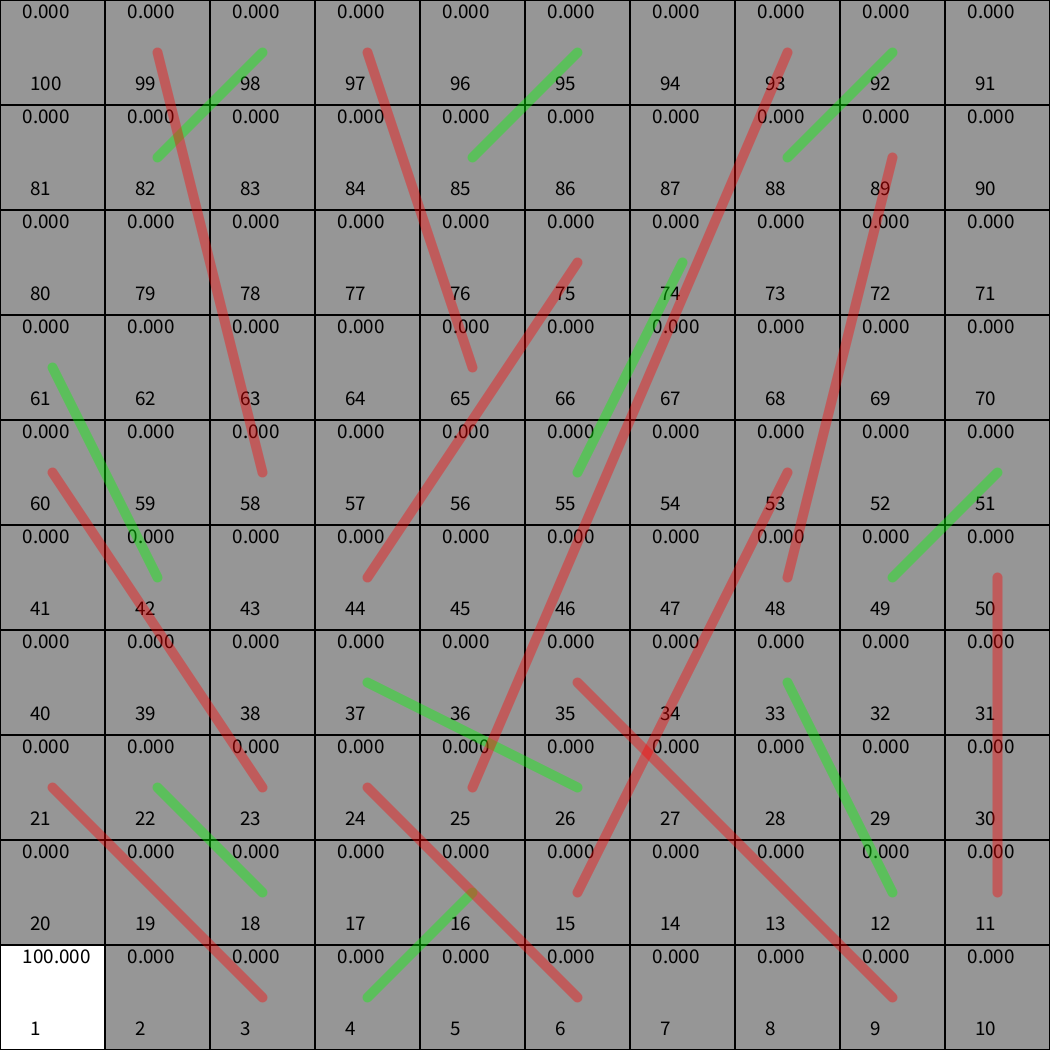
Frame 1 (no input)
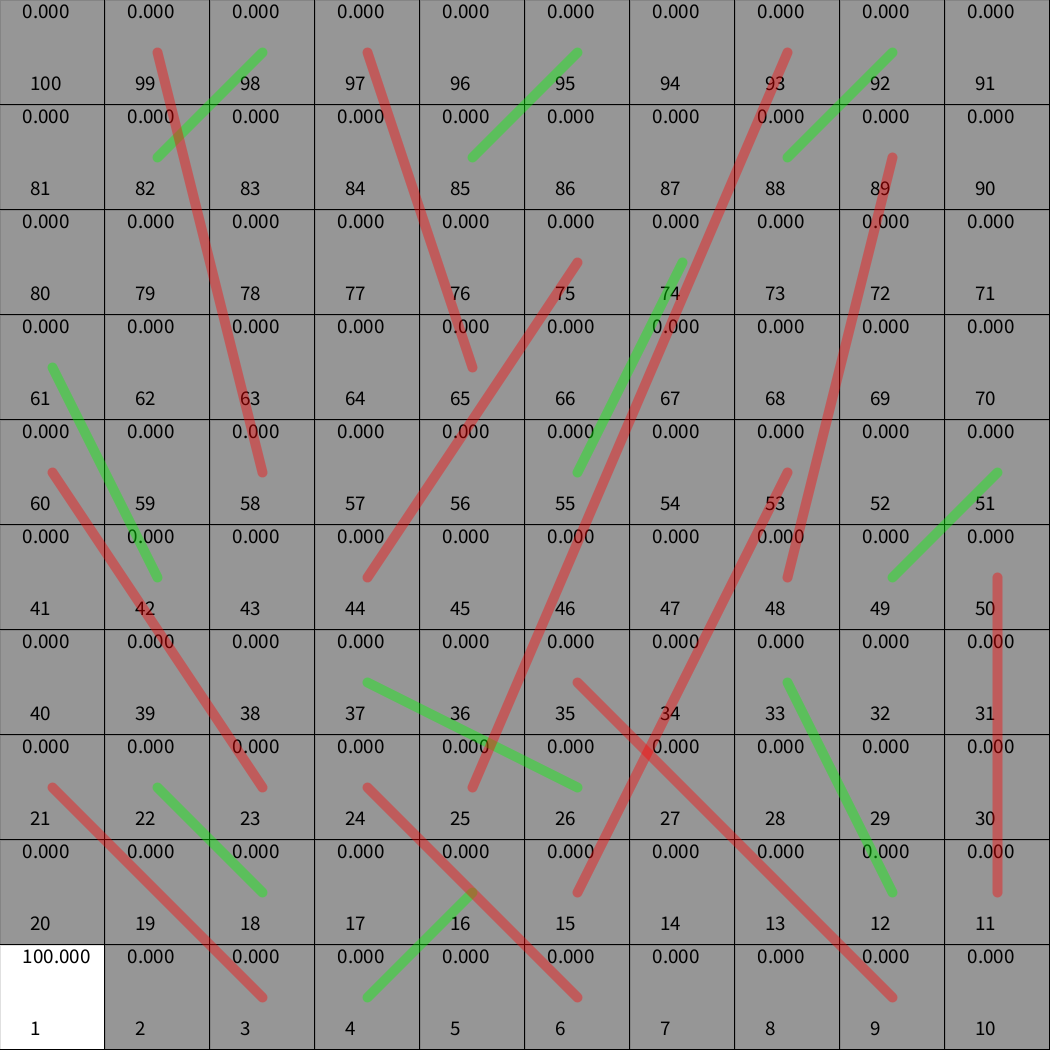
Frame 60 (the mouse pressed at the canvas centre just before this capture)
Frame 120 (the mouse held since frame 60 and released just before this capture): identical to frame 60, image omitted

The Processing sketch that drew these frames (run headless with seeded random() and noise(); from frame 60 on, the mouse is pressed at the canvas centre):

// Processing sketch: escaleras_y_serpientes_markov_matrices
// ── escaleras_y_serpientes_markov_matrices.pde
Matrix mt, ei;

boolean isPressed = false;

int turno = 0;
int row = 10;
int dado = 6;
int inicio = 1;

int N = (int)pow(     row      ,2);
float sizeSq;

void setup () {
  size(1050, 1050);
  //fullScreen();
  sizeSq = width/row ; 

  float [][] mtTemp = new float[N][N];
  for ( int i = 0; i < mtTemp.length; i++) {
    for ( int j = 0; j < mtTemp.length; j++) {
      mtTemp[i][j] = 0.0;
    }
    for ( int j = 0; j < dado; j++ ) {
      mtTemp[i][nNo(i+j+1, i)] += 1.0/dado;
    }
  }
  mt = new Matrix(mtTemp);



  float[][] eiTemp = new float[1][N];
  for ( int i = 0; i < N; i++) {
    eiTemp[0][i] = 0.0;
    //eiTemp[0][i] = 1.0/N;
  }
  eiTemp[0][inicio-1] = 1.0;
  ei = new Matrix( eiTemp );
  
}

void draw () {
  background(0);
  
  
  Matrix p = ei.copy();
  for (int i = 0; i < turno; i++) {
    p = p.mult(mt);
  }
  
  textSize( height*(60.0/300) / row );
  
  for ( int i = 0; i < N; i++ ) {
    float x = getX(i) * sizeSq, y = getY(i) * sizeSq;
    
    int M,m, d = 0;
    if ( i % (row * 2) < row ) {
      M = 255;
      m = 150;
    } else {
      M = 255 - d;
      m = 150 - d;
    }
    
    //fill( map(p.getElement(0,i),0, 1,150,255) );
    fill( map(p.getElement(0,i),0,max(p.e[0]), m, M) );
    
    rect( x, y, sizeSq-1, sizeSq-1 );
    
    fill(0);
    text( (p.getElement(0,i) * 100), x + 180/row, y + 180/row);
    text(                 i+1      , x + 300/row, y + 900/row);
    
  }
  
  for ( int i = 0; i < N; i++) {
    if ( p.getElement(0,i) == 0 ) {
      if ( nNo(i) != i ) {
        strokeWeight(10);
        if ( nNo(i) > i ) {
          stroke(0,255,0,100);
        } else {
          stroke(255,0,0,100);
        }
        int x1 =        getX(i) * (int)sizeSq + int(sizeSq / 2),      y1 =        getY(i) * (int)sizeSq + int(sizeSq / 2);
        int x2 = getX( nNo(i) ) * (int)sizeSq + int(sizeSq / 2),      y2 = getY( nNo(i) ) * (int)sizeSq + int(sizeSq / 2);
        
        line(x1, y1, x2, y2);
        
        stroke(0);
        strokeWeight(0);
      }
    }
  }
  
  if (keyPressed && !isPressed) {
    isPressed = true;
    if (keyCode == LEFT) {
      turno = max(0, turno - 1 );
    } else if (keyCode == RIGHT) {
      turno++;
    }
    println(turno);
  } else if ( !keyPressed ) {
    isPressed = false;
  }
}


int nNo (int i) {
  return nNo(i, i);
}
int nNo (int i, int ant) {
  if ( i+1 > N ) {
    return ant;
  }
  int r = 0;
  switch(i+1) {
    case  4: r = 16; break;
    case 12: r = 33; break;
    case 18: r = 22; break;
    case 26: r = 37; break;
    case 42: r = 61; break;
    case 49: r = 51; break;
    case 55: r = 74; break;
    case 82: r = 98; break;
    case 85: r = 95; break;
    case 88: r = 92; break;
    case 21: r =  3; break;
    case 24: r =  6; break;
    case 35: r =  9; break;
    case 50: r = 11; break;
    case 53: r = 15; break;
    case 60: r = 23; break;
    case 75: r = 44; break;
    case 89: r = 48; break;
    case 93: r = 25; break;
    case 97: r = 65; break;
    case 99: r = 58; break;
    default: r = i+1;
  }
  return (r-1);



}
int getX (int i) {
  int r = i%row;
  if ( i % (row * 2) < row ) {
    return r;
  } else {
    return row - r-1;
  }
}
int getY (int i) {
  return row - int(i/row) -1;
}

// ── Matrix.pde
class Matrix {

  int m, n;
  float [][] e;
  
  //---------------------------------------------------------------------------------------------------------------------------------------------------------------------------------
  //Constructor
  Matrix (float [][] elementos) {
    e = elementos;
    m = elementos.length;
    n = elementos[0].length;
  }
  Matrix (int x, int y) {
    e = new float[x][y];
    m = x;
    n = y;
  }
  //---------------------------------------------------------------------------------------------------------------------------------------------------------------------------
  //Multiplicar
  Matrix mult (Matrix o) {
    if( n != o.m ) {
      return null;
    }
    Matrix temp = new Matrix(m, o.n);
    
    for (int i = 0; i < m; i++) {
      for (int j = 0; j < o.n; j++) {
        float resultado = 0;
        for (int k = 0; k < n; k++) {
          resultado += getElement(i, k)*o.getElement(k, j);
        }
        temp.setElement(i, j, resultado);
      }
    }
    
    
    return temp;  
  }
  //---------------------------------------------------------------------------------------------------------------------------------------------------------------------------
  //Sumar
  Matrix add (Matrix o) {
    if( o.m != m || o.n != n ) {
      return null;
    }
    Matrix temp = new Matrix(m, n);
    for (int i = 0; i < m; i++) {
      for (int j = 0; j < n; j++) {
        temp.setElement(i, j,        getElement(i, j) + o.getElement(i, j)           );
      }
    }
    
    return temp;
  }
  //---------------------------------------------------------------------------------------------------------------------------------------------------------------------------
  //Obtener traspuesta
  Matrix t () {
    Matrix temp = new Matrix(n, m);
    
    for (int i = 0; i < m; i++) {
      for (int j = 0; j < n; j++) {
        temp.setElement(j,i,e[i][j]);
      }
    }
    
    return temp;
  }
  //-----------------------------------------------------------------------------------------------------------------------------------------------------------------------
  //Obtener elemento
  float getElement (int i, int j) {
    return e[i][j];
  }
  //--------------------------------------------------------------------------------------------------------------------------------------------------------------------------
  //Establecer elemento
  void setElement (int i, int j, float elemento) {
    e[i][j] = elemento;
  }
  //-----------------------------------------------------------------------------------------------------------------------------------------------------------------------
  //Devuelve una copia de esta matriz
  Matrix copy () {
    return new Matrix(e);
  }

}
